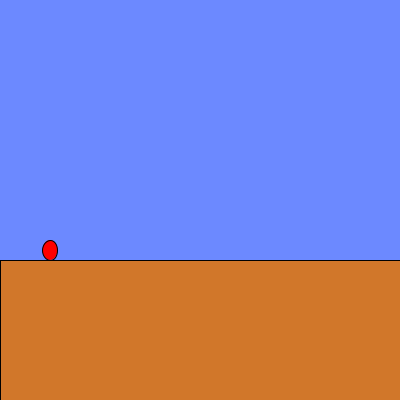
Frame 1 (no input)
Frame 60 (the mouse pressed at the canvas centre just before this capture): identical to frame 1, image omitted
Frame 120 (the mouse held since frame 60 and released just before this capture): identical to frame 1, image omitted

The Processing sketch that drew this single still picture (run headless with seeded random() and noise(); from frame 60 on, the mouse is pressed at the canvas centre):

// Processing sketch: week08_6
// ── week08_6.pde
//碰撞偵測
//牛頓力學
void setup(){
   size(400,400); 
}
float mirroX=50,mirroY=250,vx=0,vy=0;
void draw(){
  background(108,137,255);
    mirroX+=vx;
    if(flying){//如果再飛
    mirroY+=vy;//上下位置會改變
    vy+=0.98;//重力加速度往下
    }
    if(mirroY>=250){//碰到地板
       mirroY = 250;
       flying = false;//不再飛行
    }

    fill(255,0,0);ellipse(mirroX,mirroY,15,20);
    fill(209,119,42);rect(0,260,400,150);
}
boolean flying = false;//一開始沒在飛
void keyPressed(){
    if(keyCode==RIGHT)vx = 2;
    if(keyCode==LEFT)vx=-2;
    if(keyCode==UP && flying==false){//如果沒有在飛才能飛
      vy=-20;
      flying=true;//開始飛
    }
}
void keyReleased(){
   if(keyCode==LEFT || keyCode==RIGHT)vx=0; 
}
